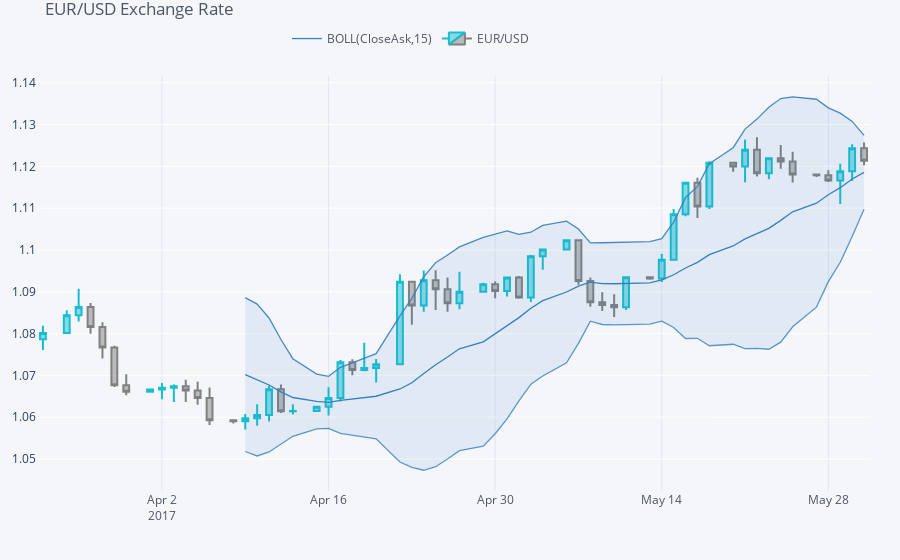

This figure's notebook cell:
### Code cell
plyo.iplot(qf.iplot(asFigure=True),
    # image='png',
    filename='qf_02'
)
